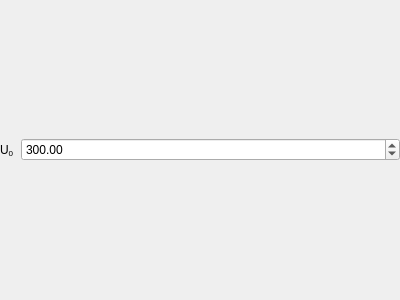
<?xml version="1.0" encoding="UTF-8"?>
<ui version="4.0">
 <class>Form</class>
 <widget class="QWidget" name="Form">
  <property name="geometry">
   <rect>
    <x>0</x>
    <y>0</y>
    <width>400</width>
    <height>300</height>
   </rect>
  </property>
  <property name="windowTitle">
   <string>Form</string>
  </property>
  <layout class="QHBoxLayout" name="horizontalLayout" stretch="0,1">
   <property name="leftMargin">
    <number>0</number>
   </property>
   <property name="topMargin">
    <number>0</number>
   </property>
   <property name="rightMargin">
    <number>0</number>
   </property>
   <property name="bottomMargin">
    <number>0</number>
   </property>
   <item>
    <widget class="QLabel" name="label">
     <property name="text">
      <string>&lt;html&gt;&lt;head/&gt;&lt;body&gt;&lt;p&gt;U&lt;span style=&quot; vertical-align:sub;&quot;&gt;0&lt;/span&gt;&lt;/p&gt;&lt;/body&gt;&lt;/html&gt;</string>
     </property>
    </widget>
   </item>
   <item>
    <widget class="QDoubleSpinBox" name="doubleSpinBox">
     <property name="maximum">
      <double>10000000.000000000000000</double>
     </property>
     <property name="value">
      <double>300.000000000000000</double>
     </property>
    </widget>
   </item>
  </layout>
 </widget>
 <resources/>
 <connections/>
</ui>
